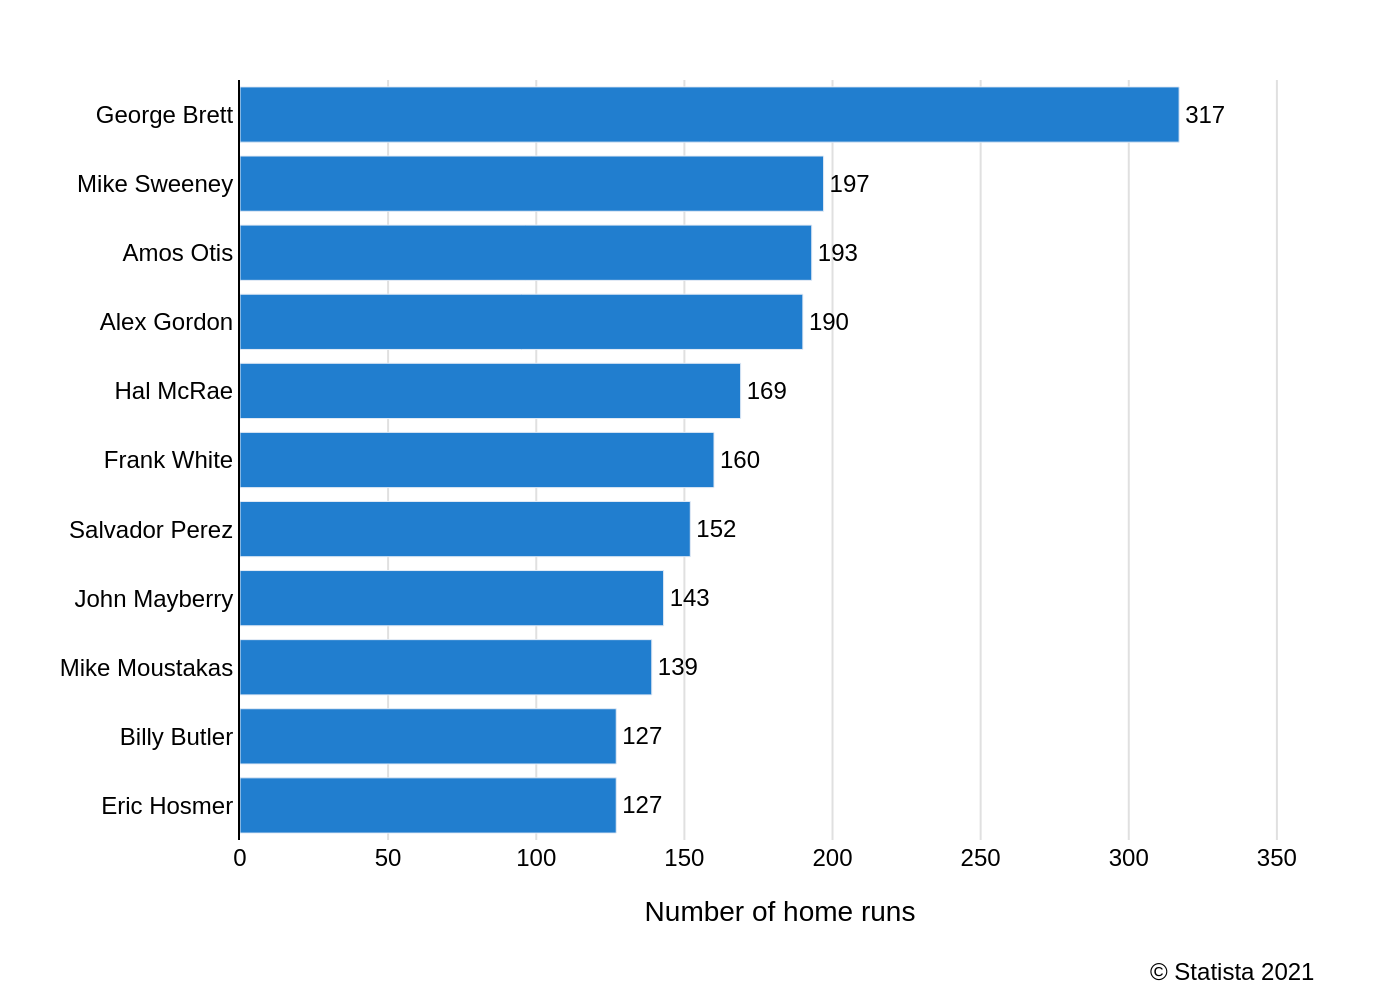

Source code (Python):
import sys
import json
import plotly.graph_objects as go

if len(sys.argv) != 2:
    print("Usage: python script.py <path_to_json_file>")
    sys.exit(1)

json_path = sys.argv[1]

try:
    with open(json_path, 'r', encoding='utf-8') as f:
        chart_info = json.load(f)
except FileNotFoundError:
    print(f"Error: JSON file not found at {json_path}")
    sys.exit(1)
except json.JSONDecodeError:
    print(f"Error: Could not decode JSON from {json_path}")
    sys.exit(1)

chart_data = chart_info.get('chart_data', [])
texts = chart_info.get('texts', {})
colors = chart_info.get('colors', [])

categories = [item['category'] for item in chart_data]
values = [item['value'] for item in chart_data]

fig = go.Figure()

fig.add_trace(go.Bar(
    y=categories,
    x=values,
    orientation='h',
    marker_color=colors[0] if colors else '#217ECF',
    text=values,
    textposition='outside',
    textfont=dict(
        family="Arial",
        size=12,
        color='black'
    ),
    cliponaxis=False
))

title_text = texts.get('title')
if texts.get('subtitle'):
    title_text = f"{title_text}<br><sub>{texts.get('subtitle')}</sub>" if title_text else f"<sub>{texts.get('subtitle')}</sub>"


fig.update_layout(
    title_text=title_text,
    xaxis_title=texts.get('x_axis_title'),
    yaxis_title=texts.get('y_axis_title'),
    font=dict(
        family="Arial",
        size=12,
        color="black"
    ),
    plot_bgcolor='white',
    showlegend=False,
    xaxis=dict(
        showgrid=True,
        gridcolor='#E0E0E0',
        zeroline=False,
        showline=False,
        range=[0, max(values) * 1.15]
    ),
    yaxis=dict(
        showgrid=False,
        zeroline=False,
        showline=True,
        linecolor='black',
        linewidth=1
    ),
    margin=dict(l=120, r=40, t=40, b=80),
    annotations=[
        dict(
            text=texts.get('source'),
            showarrow=False,
            xref="paper",
            yref="paper",
            x=1,
            y=-0.15,
            xanchor='right',
            yanchor='top',
            align='right',
            font=dict(
                family="Arial",
                size=12
            )
        )
    ]
)

# Derive output filename from the input JSON filename
# e.g., "path/to/my_chart.json" -> "my_chart.png"
base_filename = json_path.split('/')[-1].rsplit('.', 1)[0]
output_filename = f"{base_filename}.png"

fig.write_image(output_filename, scale=2)
print(f"Chart saved to {output_filename}")
